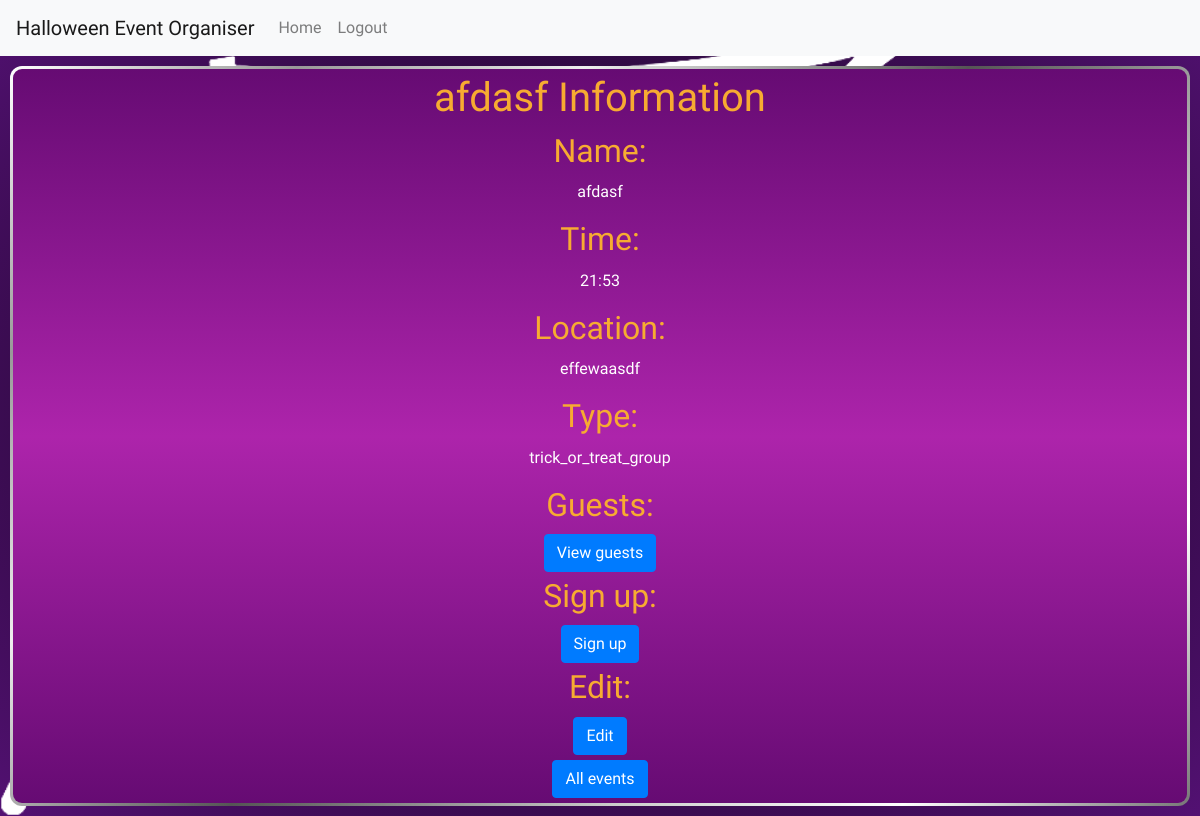
The page /event_info?event_id=1 on the database as committed earlier.
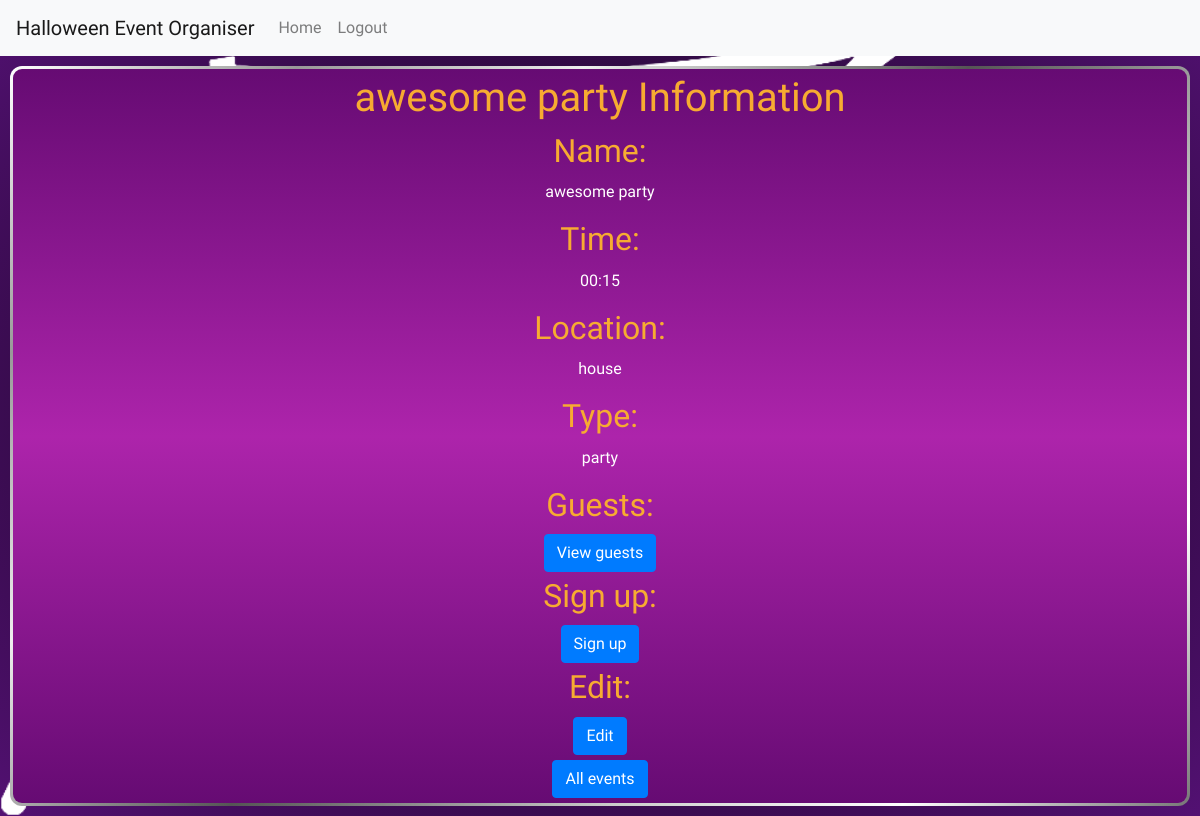
The same page on the database as committed later.
### tables this page shows
CREATE TABLE events (
    id INTEGER UNIQUE PRIMARY KEY,
    name TEXT NOT NULL,
    type TEXT NOT NULL,
    time TEXT NOT NULL,
    location TEXT NOT NULL,
    host_id INTEGER NOT NULL,
    FOREIGN KEY (host_id) REFERENCES users(id)
);

### app.py (the view)
@app.route('/event_info')
def event_info():
    event_id = request.args.get('event_id')
    if not event_id:
        return render_template('failure.html', message='No event id given')
    event_info = db.execute('SELECT * FROM events WHERE id = ?', event_id)
    if not event_info:
        return render_template('failure.html', message='No event with that id')
    event_info = event_info[0]
    return render_template('event_info.html', event_info=event_info)

### templates/event_info.html (shortened to what this page needs)
{% extends 'layout.html' %}
{% block body %}
    <section>
        <h1>{{ event_info['name'] }} Information</h1>
        <h2>Name:</h2>
        <p>{{ event_info['name'] }}</p>
        <h2>Time:</h2>
        <p>{{ event_info['time'] }}</p>
        <h2>Location:</h2>
        <p>{{ event_info['location'] }}</p>
        <h2>Type:</h2>
        <p>{{ event_info['type'] }}</p>
        <h2>Guests:</h2>
        <form action="/guests" method="post">
            <button class="btn btn-primary" type="submit">View guests</button>
        </form>
        <h2>Sign up:</h2>
        <form action="/attend" method="post">
            <button class="btn btn-primary" type="submit">Sign up</button>
        </form>
        <h2>Edit:</h2>
        <form action="/edit_event" method="get">
            <button class="btn btn-primary" type="submit">Edit</button>
        </form>
        <a class="btn btn-primary" href="/view_events">All events</a>
    </section>
{% endblock %}

### templates/layout.html (shortened to what this page needs)
<!DOCTYPE html>
<html lang="en">
  <head>
    <link rel="stylesheet" href="https://cdn.jsdelivr.net/npm/bootstrap@4.4.1/dist/css/bootstrap.min.css">
    <link rel="stylesheet" href="static\styles.css">
  </head>
  {% if not logged_out %}
    <header>
      <nav class="navbar navbar-expand-lg navbar-light bg-light">
        <a class="navbar-brand" href="/">Halloween Event Organiser<a/>
        <div class="collapse navbar-collapse" id="navbarSupportedContent">
          <ul class="navbar-nav mr-auto">
            <li class="nav-item">
              <a class="nav-link" href="/home">Home</a>
            </li>
            <li class="nav-item">
              <a class="nav-link" href="/logout">Logout</a>
            </li>
          </ul>
        </div>
      </nav>
    </header>
  {% endif %}
  <body>
    {% block body %}
    {% endblock %}
  </body>
</html>

### static/styles.css (style rules this page uses)
* { margin: 0; padding: 0; box-sizing: border-box; font-family: "Creepster", system-ui; font-style: normal; color: #FFF; }
h1, h2 { margin: 0 auto 10px; }
h1, h2, th, label { color: #F7AB31; }
section { margin: 10px 10px; text-align: center; background: linear-gradient(to bottom, #660B73, #AD24AB, #660B73) padding-box, linear-gradient(135deg, #ffffff 0%, #999999 15%, #eeeeee 30%, #555555 50%, #cccccc 70%, #ffffff 85%, #777777 100%) border-box; padding: 5px; border: 3px solid transparent; border-radius: 12px; }
body { background-image: url('images/cobweb.png'), radial-gradient(#000, #531173); background-size: contain; height: 100%; margin: 0; background-repeat: no-repeat; background-attachment: fixed; }
form { margin: 5px auto; }

Rows that differ between the two databases and show on the page:
changed events: name "afdasf" → "awesome party"; time "21:53" → "00:15"; location "effewaasdf" → "house"; type "trick_or_treat_group" → "party"
